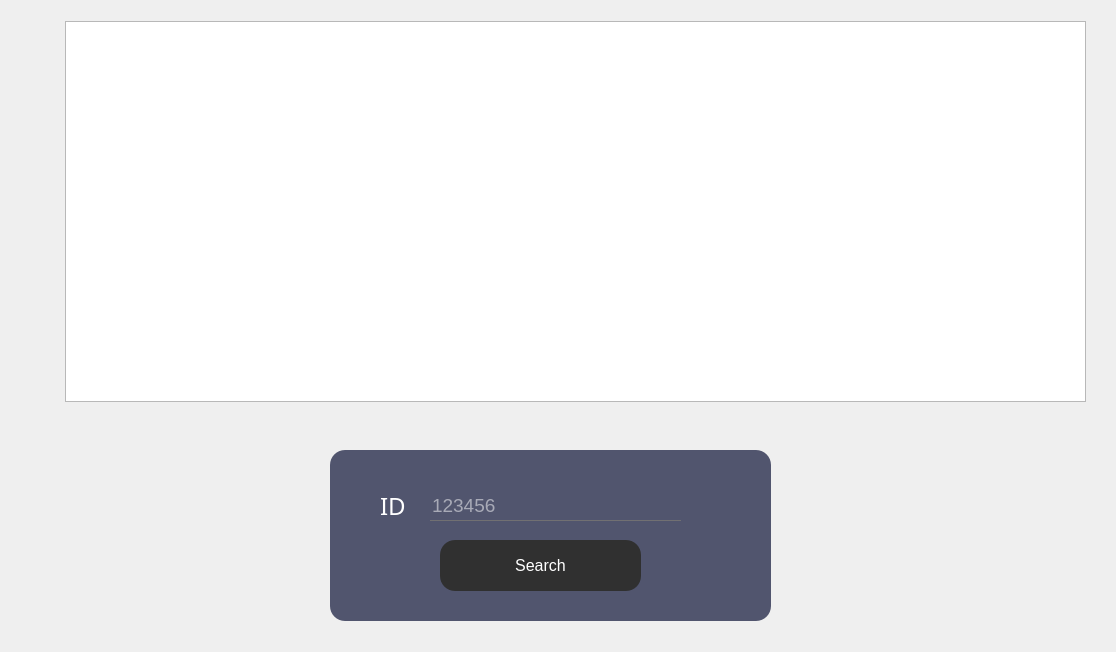
<?xml version="1.0" encoding="UTF-8"?>
<ui version="4.0">
 <class>Recherche</class>
 <widget class="QDialog" name="Recherche">
  <property name="geometry">
   <rect>
    <x>0</x>
    <y>0</y>
    <width>1116</width>
    <height>652</height>
   </rect>
  </property>
  <property name="windowTitle">
   <string>Dialog</string>
  </property>
  <property name="styleSheet">
   <string notr="true">*{
    background:url(C:/Users/MAHOX/OneDrive/Desktop/Images_projet/HMR.jpg) ;
}</string>
  </property>
  <widget class="QFrame" name="RECH">
   <property name="geometry">
    <rect>
     <x>330</x>
     <y>450</y>
     <width>441</width>
     <height>171</height>
    </rect>
   </property>
   <property name="styleSheet">
    <string notr="true">QFrame
{
	background:#51556e;
    border-radius:15px;
}</string>
   </property>
   <property name="frameShape">
    <enum>QFrame::StyledPanel</enum>
   </property>
   <property name="frameShadow">
    <enum>QFrame::Raised</enum>
   </property>
   <widget class="QLabel" name="label_8">
    <property name="geometry">
     <rect>
      <x>490</x>
      <y>350</y>
      <width>231</width>
      <height>171</height>
     </rect>
    </property>
    <property name="text">
     <string/>
    </property>
    <property name="pixmap">
     <pixmap>D:/QTprojet/smart court.png</pixmap>
    </property>
    <property name="scaledContents">
     <bool>true</bool>
    </property>
   </widget>
   <widget class="QLineEdit" name="Lid_rech">
    <property name="geometry">
     <rect>
      <x>100</x>
      <y>40</y>
      <width>251</width>
      <height>31</height>
     </rect>
    </property>
    <property name="font">
     <font>
      <pointsize>14</pointsize>
     </font>
    </property>
    <property name="acceptDrops">
     <bool>true</bool>
    </property>
    <property name="styleSheet">
     <string notr="true">*{
background:transparent;
border:none;
color:white;
border-bottom:1px solid #717072;
}</string>
    </property>
    <property name="inputMask">
     <string/>
    </property>
    <property name="text">
     <string/>
    </property>
    <property name="maxLength">
     <number>32767</number>
    </property>
    <property name="echoMode">
     <enum>QLineEdit::Normal</enum>
    </property>
    <property name="placeholderText">
     <string>123456</string>
    </property>
   </widget>
   <widget class="QLabel" name="idrech">
    <property name="geometry">
     <rect>
      <x>50</x>
      <y>30</y>
      <width>41</width>
      <height>51</height>
     </rect>
    </property>
    <property name="styleSheet">
     <string notr="true">*{
    font-family:century gothic;
    font-size:24px;
	color:white;
}

</string>
    </property>
    <property name="text">
     <string>ID</string>
    </property>
   </widget>
   <widget class="QPushButton" name="getsrch">
    <property name="geometry">
     <rect>
      <x>110</x>
      <y>90</y>
      <width>201</width>
      <height>51</height>
     </rect>
    </property>
    <property name="font">
     <font>
      <pointsize>12</pointsize>
     </font>
    </property>
    <property name="styleSheet">
     <string notr="true">*{
color:white;
border-radius: 15px;
background:#303030;
}

*:hover
{
	color:#303030;
	border-radius:15px;
	background:white
}</string>
    </property>
    <property name="text">
     <string>Search</string>
    </property>
    <property name="icon">
     <iconset>
      <normaloff>../../Images_projet/srch.png</normaloff>../../Images_projet/srch.png</iconset>
    </property>
    <property name="iconSize">
     <size>
      <width>80</width>
      <height>25</height>
     </size>
    </property>
   </widget>
   <zorder>label_8</zorder>
   <zorder>idrech</zorder>
   <zorder>Lid_rech</zorder>
   <zorder>getsrch</zorder>
  </widget>
  <widget class="QTableView" name="tablerech">
   <property name="geometry">
    <rect>
     <x>65</x>
     <y>21</y>
     <width>1021</width>
     <height>381</height>
    </rect>
   </property>
  </widget>
 </widget>
 <resources/>
 <connections/>
</ui>
